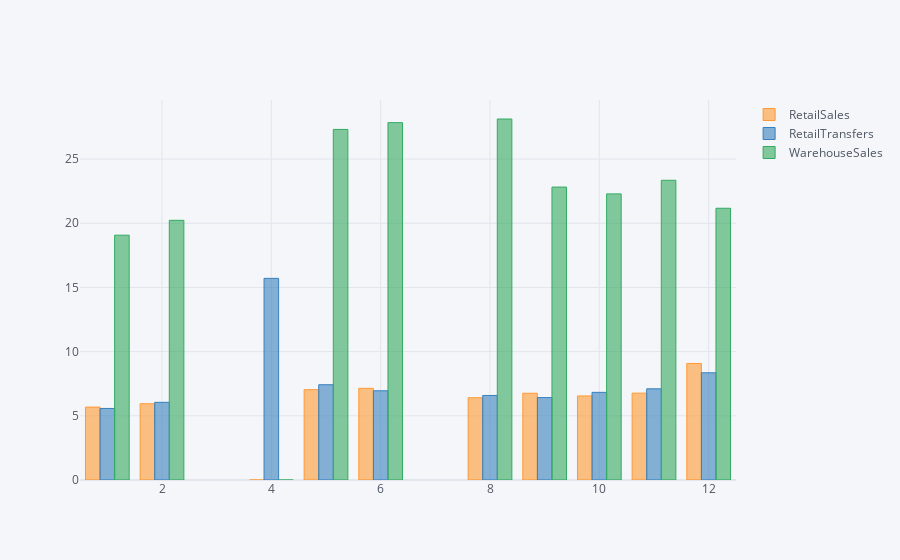

The notebook cell saved with this chart:
### Markdown cell above
## 4. Plot the same information as above but as a bar chart.

### Code cell
monthly = data.groupby('Month')['RetailSales', 'RetailTransfers', 'WarehouseSales'].mean()
monthly.iplot(kind = 'bar')

### Figure 1 — Plotly figure (JSON) as saved in the notebook; plotly's stock layout.template omitted (floating-point values rounded to 4 significant figures)
{"data": [{"marker": {"color": "rgba(255, 153, 51, 0.6)", "line": {"color": "rgba(255, 153, 51, 1.0)", "width": 1}}, "name": "RetailSales", "orientation": "v", "text": "", "type": "bar", "x": [1, 2, 4, 5, 6, 8, 9, 10, 11, 12], "y": [5.679, 5.939, 0, 7.039, 7.144, 6.41, 6.757, 6.549, 6.765, 9.078]}, {"marker": {"color": "rgba(55, 128, 191, 0.6)", "line": {"color": "rgba(55, 128, 191, 1.0)", "width": 1}}, "name": "RetailTransfers", "orientation": "v", "text": "", "type": "bar", "x": [1, 2, 4, 5, 6, 8, 9, 10, 11, 12], "y": [5.575, 6.05, 15.71, 7.422, 6.95, 6.585, 6.42, 6.828, 7.104, 8.354]}, {"marker": {"color": "rgba(50, 171, 96, 0.6)", "line": {"color": "rgba(50, 171, 96, 1.0)", "width": 1}}, "name": "WarehouseSales", "orientation": "v", "text": "", "type": "bar", "x": [1, 2, 4, 5, 6, 8, 9, 10, 11, 12], "y": [19.07, 20.23, 0, 27.31, 27.84, 28.12, 22.82, 22.29, 23.35, 21.17]}], "layout": {"legend": {"bgcolor": "#F5F6F9", "font": {"color": "#4D5663"}}, "paper_bgcolor": "#F5F6F9", "plot_bgcolor": "#F5F6F9", "title": {"font": {"color": "#4D5663"}}, "xaxis": {"gridcolor": "#E1E5ED", "showgrid": true, "tickfont": {"color": "#4D5663"}, "title": {"font": {"color": "#4D5663"}, "text": ""}, "zerolinecolor": "#E1E5ED"}, "yaxis": {"gridcolor": "#E1E5ED", "showgrid": true, "tickfont": {"color": "#4D5663"}, "title": {"font": {"color": "#4D5663"}, "text": ""}, "zerolinecolor": "#E1E5ED"}}}
